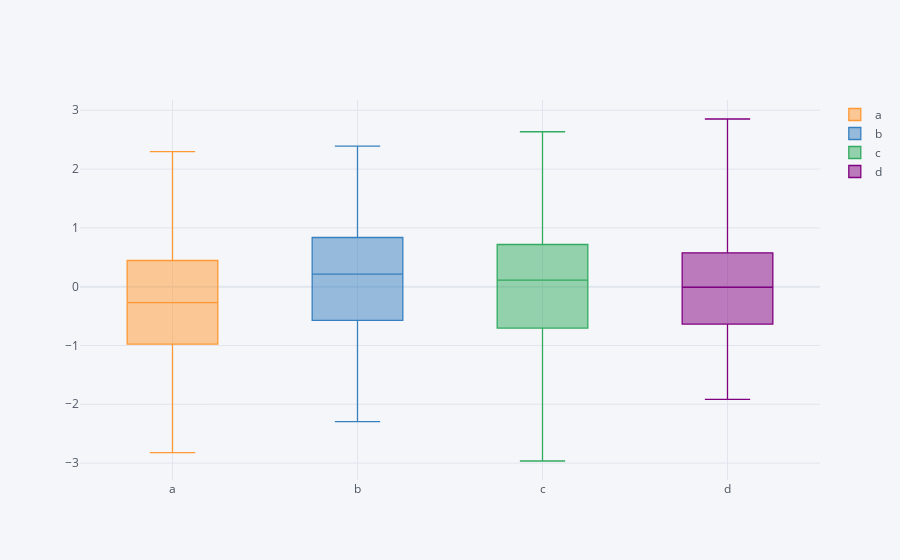

Here is the notebook cell this chart was saved with:
### Code cell
dataframe.iplot(kind="box")
